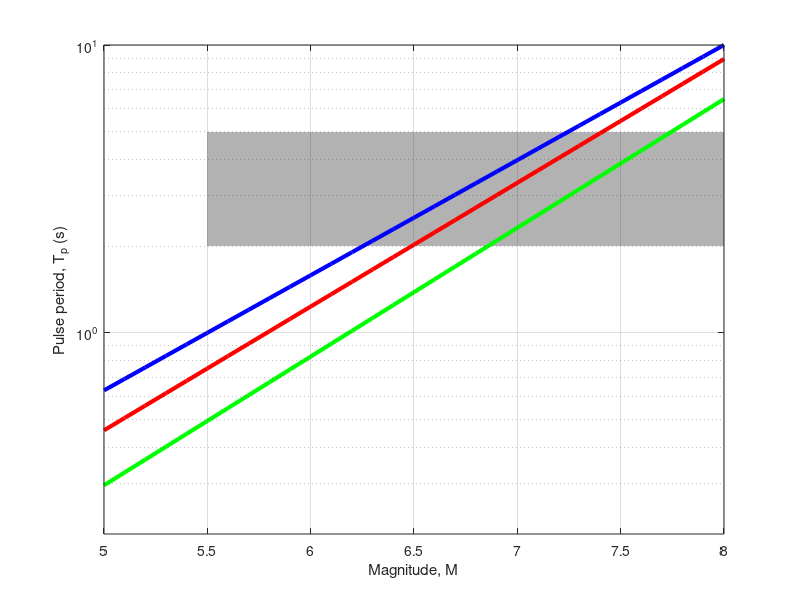

MATLAB code for this plot:
function PulsePeriodForDSI

%Purpose: To examine the variation of pulse period with magnitude given by
%some empirical models - then compared with the definition of DSI

M=5:0.1:8;

%ShahiBaker2010
a=[  -5.73 -6.37 -2.2*log(10)];
b=[   0.99 1.03 0.4*log(10)];
% sig=[ 0.56 0.57 0];

for j=1:length(a)
    for i=1:length(M)
        mulnTp_M(i,j) = a(j) + b(j)*M(i);
    end
end

fig1=figure(1);
axes('Parent',fig1,'FontSize',16);

%now plot DSI range from 2.0 - 5.0
x=[5.5 8]';
y=[2 2;5-2 5-2]';
% y = [y1; (y2-y1)]'; 
ha = area(x, y); hold on;
set(ha(1), 'FaceColor', 'none') % this makes the bottom area invisible
set(ha, 'LineStyle', 'none')
set(ha(2), 'FaceColor', [0.7 0.7 0.7])
set(gca, 'Layer', 'top')
set(gca,'YScale','log');
grid on

color=[1 0 0;
       0 1 0;
       0 0 1];
for i=1:length(a)
    semilogy(M,exp(mulnTp_M(:,i)),'LineWidth',3,'LineStyle','-','Color',color(i,:)); hold on;
%     semilogy(M,exp(mulnTp_M(:,i)+sig(i)),'LineWidth',2,'LineStyle','--','Color',color(i,:));
%     semilogy(M,exp(mulnTp_M(:,i)-sig(i)),'LineWidth',2,'LineStyle','--','Color',color(i,:));
end
xlim([5 8]); ylim([0.2 10]); grid on;
ylabel('Pulse period, T_p (s)');  xlabel('Magnitude, M');



